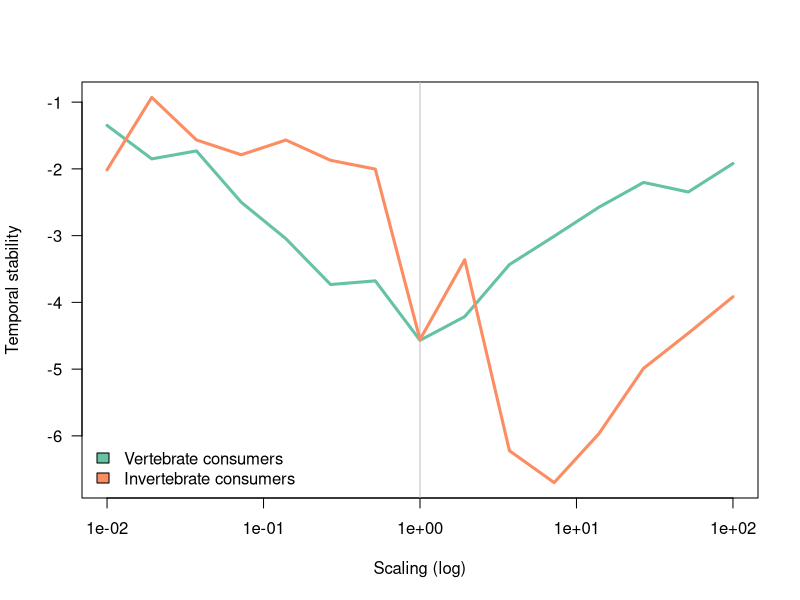

Write the R code that produced this figure.
d <- read.table("./figures/sm2.dat", h=T)
d <- subset(d, stability > -10)
d <- aggregate(d, by=list(vert=d$vertebrates, d$Z), mean)

d$vert <- as.vector(d$vert)

library(RColorBrewer)

pdf("figures/vertebrate.pdf")

palette(brewer.pal(3, "Set2"))

plot(0, pch=NA, xlim=range(d$Z), ylim=range(d$stability),
      xlab = "Scaling (log)", ylab = "Temporal stability",
      las = 1, log='x')

abline(v=1, col='grey')

i <- 1
for(v in unique(d$vert)) {
  x <- subset(d, vert == v)
  lines(stability~Z, x, col = i, type='l', pch=19, lwd=3)
  i <- i + 1
}

legend("bottomleft", fill=c(1:3),
      legend=c("Vertebrate consumers", "Invertebrate consumers"),
      bty='n')

dev.off()
